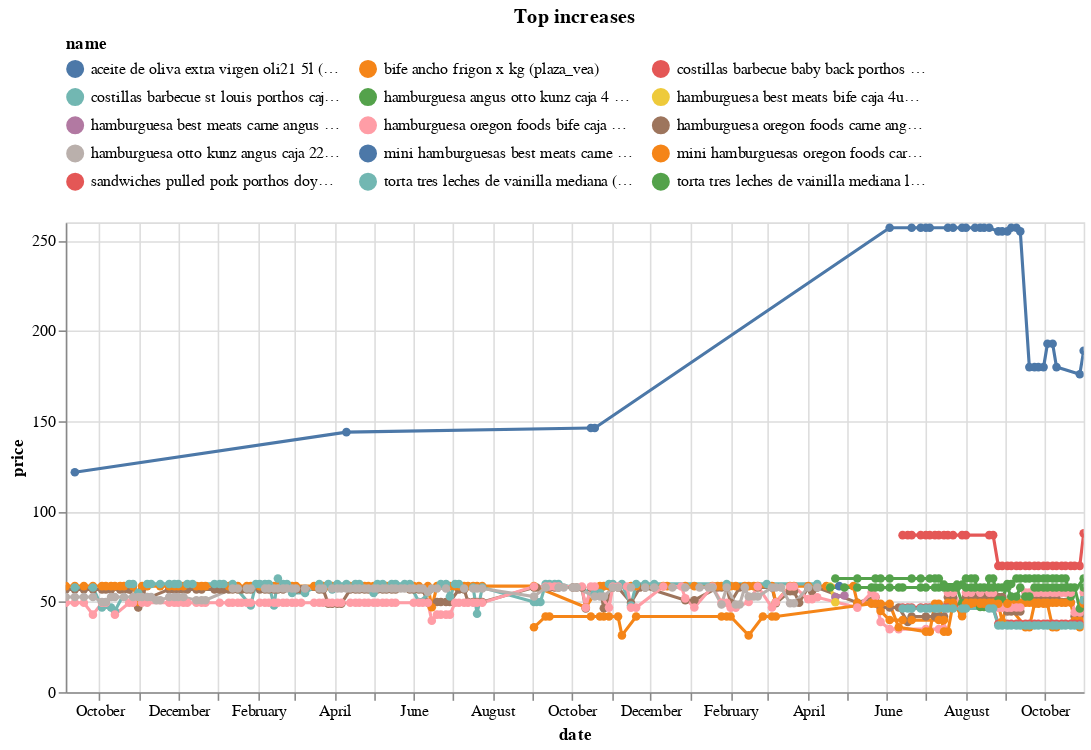

Notebook code for this chart:
### Code cell
(top_changes_abs
 .sort_values('change')
 .tail(10)
 .pipe(plot_changes, 'Top increases')
)

### Figure 1 — Vega-Lite specification as saved in the notebook (floating-point values rounded to 4 significant figures; data arrays with more than 128 entries replaced by an {"elided": "..."} marker saying what was removed)
{"config": {"view": {"continuousWidth": 300, "continuousHeight": 300}, "legend": {"columns": 3, "orient": "top"}}, "data": {"name": "data-de96398c262a851394278a21d6342e2a"}, "mark": {"type": "line", "point": true}, "encoding": {"color": {"field": "name", "scale": {"domain": ["aceite de oliva extra virgen oli21 5l (plaza_vea)", "bife ancho frigon x kg (plaza_vea)", "costillas barbecue baby back porthos caja 1kg (plaza_vea)", "costillas barbecue st louis porthos caja 500g (plaza_vea)", "hamburguesa angus otto kunz caja 4 un (plaza_vea)", "hamburguesa best meats bife caja 4un (plaza_vea)", "hamburguesa best meats carne angus caja 4un (plaza_vea)", "hamburguesa oregon foods bife caja 4un (plaza_vea)", "hamburguesa oregon foods carne angus caja 4un (plaza_vea)", "hamburguesa otto kunz angus caja 225g (plaza_vea)", "mini hamburguesas best meats carne angus caja 600g (plaza_vea)", "mini hamburguesas oregon foods carne angus caja 600g (plaza_vea)", "sandwiches pulled pork porthos doypack 500g (plaza_vea)", "torta tres leches de vainilla mediana (plaza_vea)", "torta tres leches de vainilla mediana la florencia 1un (plaza_vea)"]}, "type": "nominal"}, "tooltip": [{"field": "name", "type": "nominal"}, {"field": "price", "type": "quantitative"}, {"field": "last_price", "type": "quantitative"}], "x": {"field": "date", "type": "temporal"}, "y": {"field": "price", "type": "quantitative"}}, "params": [{"name": "param_11", "select": {"type": "point", "fields": ["name"]}, "bind": "legend"}, {"name": "param_12", "select": {"type": "interval", "encodings": ["x", "y"]}, "bind": "scales"}], "title": "Top increases", "transform": [{"filter": {"param": "param_11"}}], "width": 650, "$schema": "https://vega.github.io/schema/vega-lite/v5.20.1.json", "datasets": {"data-de96398c262a851394278a21d6342e2a": {"elided": "868 records"}}}
